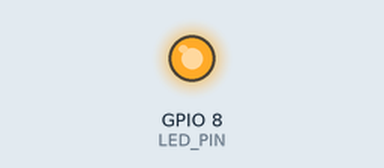
This sketch was run on a simulated ESP32-C3. On the bench: output pins drawn as LEDs (lit = HIGH). WiFi joins after 1.5 s; servers stay silent unless stated; I2S audio is not simulated (input reads silence); what the sketch prints to the serial monitor is not drawn.

Above: at 0.1 s.
Timing chart, 0 to 2.0 s (numbered marks = the images above):
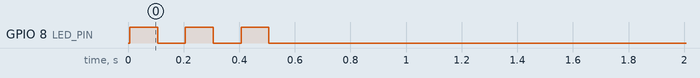

The sketch:

programm.ino
```cpp
#include <Arduino.h>
#include <WiFi.h>
#include <WiFiUdp.h>
#include "driver/i2s.h"

// ==========================
// CONFIG
// ==========================

// Select role: MASTER = AP, SLAVE = STA
#define ROLE_MASTER 1 // set 1 for master, 0 for slave

// Wi-Fi
const char* ssid = "ESP32_C3_Master";
const char* password = "12345678";
WiFiUDP udp;
const int PORT_MASTER = 4210;
const int PORT_SLAVE = 4211;
IPAddress masterIP(192, 168, 4, 1);
IPAddress slaveIP(192, 168, 4, 2);

// I2S Config
#define I2S_BCLK 7
#define I2S_LRCK 6
#define I2S_DIN 3   // Microphone
#define I2S_DOUT 5  // Speaker
#define I2S_PORT I2S_NUM_0
#define SAMPLE_RATE 16000
#define DMA_BUF_LEN 64
#define DMA_BUF_COUNT 4
#define PACKET_SAMPLES 64   // Low latency!

// LED
#define LED_PIN 8
#define AUDIO_THRESHOLD 500
#define HANG_TIME_MS 300

// Gains - tuned to prevent feedback while staying loud
#define MIC_GAIN 3.0f      // Reduced from 4.0
#define SPEAKER_GAIN 2.5f  // Reduced from 4.0

// Buffers
int16_t i2s_read_buf[PACKET_SAMPLES];
int16_t pcm_buf[PACKET_SAMPLES];
int16_t audio_buf[PACKET_SAMPLES];

// State
bool gateOpen = false;
unsigned long lastVoiceTime = 0;
bool ledState = false;
unsigned long lastLedToggle = 0;

// High-pass filter state
float hp_lastInput = 0, hp_lastOutput = 0;

// Stats
unsigned long packetsSent = 0;
unsigned long packetsReceived = 0;
unsigned long lastStatsTime = 0;

// ==========================
// HELPERS
// ==========================
int16_t highPassFilter(int16_t input) {
  const float RC = 1.0 / (2.0 * 3.14159265359 * 300.0);
  const float dt = 1.0 / SAMPLE_RATE;
  const float alpha = RC / (RC + dt);

  float output = alpha * (hp_lastOutput + (float)input - hp_lastInput);
  hp_lastInput = (float)input;
  hp_lastOutput = output;

  // Clamp to prevent overflow
  if (output > 32767.0f) output = 32767.0f;
  if (output < -32768.0f) output = -32768.0f;

  return (int16_t)output;
}

void applyDigitalGain(int16_t *buf, int samples, float gain) {
  if (gain == 1.0f) return;
  for (int i = 0; i < samples; i++) {
    int32_t v = (int32_t)buf[i] * (int32_t)(gain * 256.0f);
    v >>= 8;
    if (v > 32767) v = 32767;
    else if (v < -32768) v = -32768;
    buf[i] = (int16_t)v;
  }
}

void setupI2S() {
  i2s_config_t i2s_config = {
    .mode = (i2s_mode_t)(I2S_MODE_MASTER | I2S_MODE_TX | I2S_MODE_RX),
    .sample_rate = SAMPLE_RATE,
    .bits_per_sample = I2S_BITS_PER_SAMPLE_16BIT,
    .channel_format = I2S_CHANNEL_FMT_ONLY_LEFT,
    .communication_format = I2S_COMM_FORMAT_I2S,
    .intr_alloc_flags = ESP_INTR_FLAG_LEVEL1,
    .dma_buf_count = DMA_BUF_COUNT,
    .dma_buf_len = DMA_BUF_LEN,
    .use_apll = false,
    .tx_desc_auto_clear = true,
    .fixed_mclk = 0
  };
  i2s_pin_config_t pin_config = {
    .bck_io_num = I2S_BCLK,
    .ws_io_num = I2S_LRCK,
    .data_out_num = I2S_DOUT,
    .data_in_num = I2S_DIN
  };
  i2s_driver_install(I2S_PORT, &i2s_config, 0, NULL);
  i2s_set_pin(I2S_PORT, &pin_config);
  i2s_zero_dma_buffer(I2S_PORT);
}

void printStats() {
  unsigned long now = millis();
  if (now - lastStatsTime > 10000) { // Every 10 seconds
    Serial.print("Sent: ");
    Serial.print(packetsSent);
    Serial.print(" | Received: ");
    Serial.println(packetsReceived);
    lastStatsTime = now;
  }
}

// ==========================
// SETUP
// ==========================
void setup() {
  Serial.begin(115200);
  pinMode(LED_PIN, OUTPUT);
  digitalWrite(LED_PIN, LOW);

#if ROLE_MASTER
  Serial.println("=== MASTER MODE (AP) ===");
  WiFi.mode(WIFI_AP);
  WiFi.softAP(ssid, password);
  IPAddress myIP = WiFi.softAPIP();
  Serial.print("AP IP: ");
  Serial.println(myIP);
  udp.begin(PORT_MASTER);
  Serial.println("Waiting for slave to connect...");
#else
  Serial.println("=== SLAVE MODE (STA) ===");
  WiFi.mode(WIFI_STA);
  WiFi.begin(ssid, password);
  Serial.print("Connecting to AP");
  while (WiFi.status() != WL_CONNECTED) {
    digitalWrite(LED_PIN, !digitalRead(LED_PIN));
    Serial.print(".");
    delay(200);
  }
  digitalWrite(LED_PIN, LOW);
  Serial.println("\nConnected!");
  Serial.print("STA IP: ");
  Serial.println(WiFi.localIP());
  udp.begin(PORT_SLAVE);
#endif

  setupI2S();
  Serial.println("I2S initialized");
  Serial.println("Walkie-Talkie ready!");
  Serial.println("----------------------");

  // Startup indicator - 3 quick blinks
  for (int i = 0; i < 3; i++) {
    digitalWrite(LED_PIN, HIGH);
    delay(100);
    digitalWrite(LED_PIN, LOW);
    delay(100);
  }
}

// ==========================
// LOOP
// ==========================
void loop() {
  // === Transmit mic audio ===
  size_t bytes_read = 0;
  if (i2s_read(I2S_PORT, (void*)i2s_read_buf, sizeof(i2s_read_buf), &bytes_read, portMAX_DELAY) == ESP_OK) {
    int samples = bytes_read / sizeof(int16_t);
    bool voiceDetected = false;

    // Process audio: high-pass filter + voice detection
    for (int i = 0; i < samples; i++) {
      int16_t pcm = highPassFilter(i2s_read_buf[i]);
      pcm_buf[i] = pcm;
      if (abs(pcm) > AUDIO_THRESHOLD) {
        voiceDetected = true;
      }
    }

    // Gate logic with hysteresis
    if (voiceDetected) {
      gateOpen = true;
      lastVoiceTime = millis();
      digitalWrite(LED_PIN, HIGH);
    } else if (gateOpen && (millis() - lastVoiceTime > HANG_TIME_MS)) {
      gateOpen = false;
      digitalWrite(LED_PIN, LOW);
    }

    // Transmit when gate is open
    if (gateOpen) {
      applyDigitalGain(pcm_buf, samples, MIC_GAIN);
#if ROLE_MASTER
      udp.beginPacket(slaveIP, PORT_SLAVE);
#else
      udp.beginPacket(masterIP, PORT_MASTER);
#endif
      udp.write((uint8_t*)pcm_buf, samples * sizeof(int16_t));
      udp.endPacket();
      packetsSent++;
    }
  }

  // === Receive speaker audio ===
  int packetSize = udp.parsePacket();
  if (packetSize > 0) {
    int len = udp.read((uint8_t*)audio_buf, sizeof(audio_buf));
    if (len > 0) {
      int samples = len / sizeof(int16_t);
      applyDigitalGain(audio_buf, samples, SPEAKER_GAIN);

      size_t bytes_written;
      i2s_write(I2S_PORT, audio_buf, len, &bytes_written, portMAX_DELAY);
      packetsReceived++;

      // Quick blink to indicate received audio (only if not transmitting)
      if (!gateOpen) {
        digitalWrite(LED_PIN, HIGH);
        delayMicroseconds(500); // Very short blink
        digitalWrite(LED_PIN, LOW);
      }
    }
  }

  // Print stats occasionally
  printStats();
}
```
